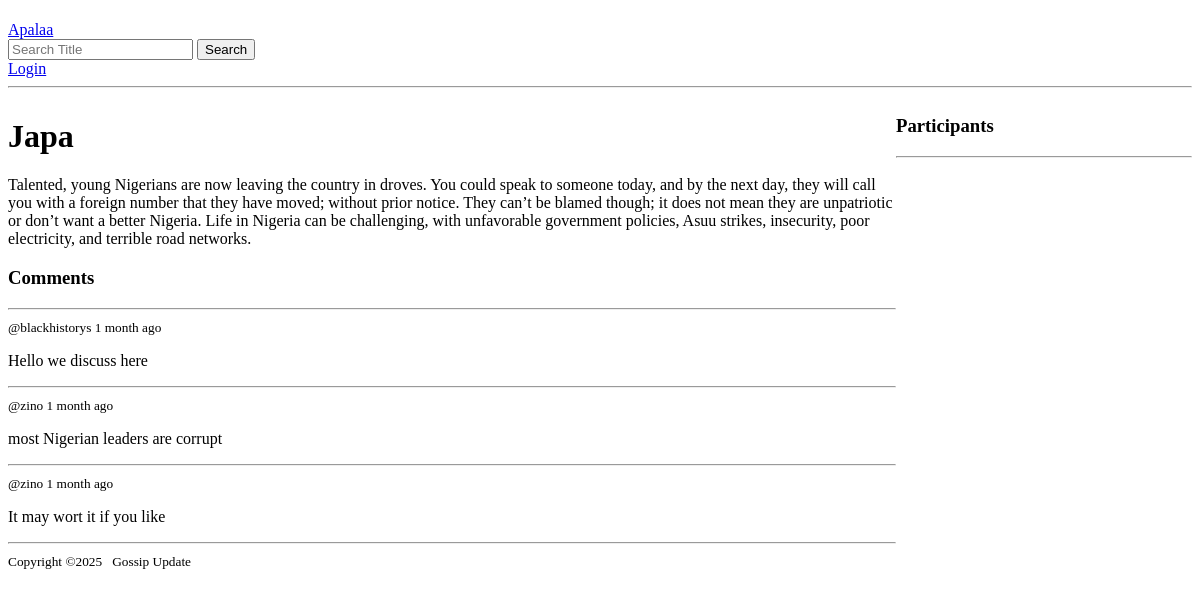
/news/1/, run on an earlier commit of the app's database.
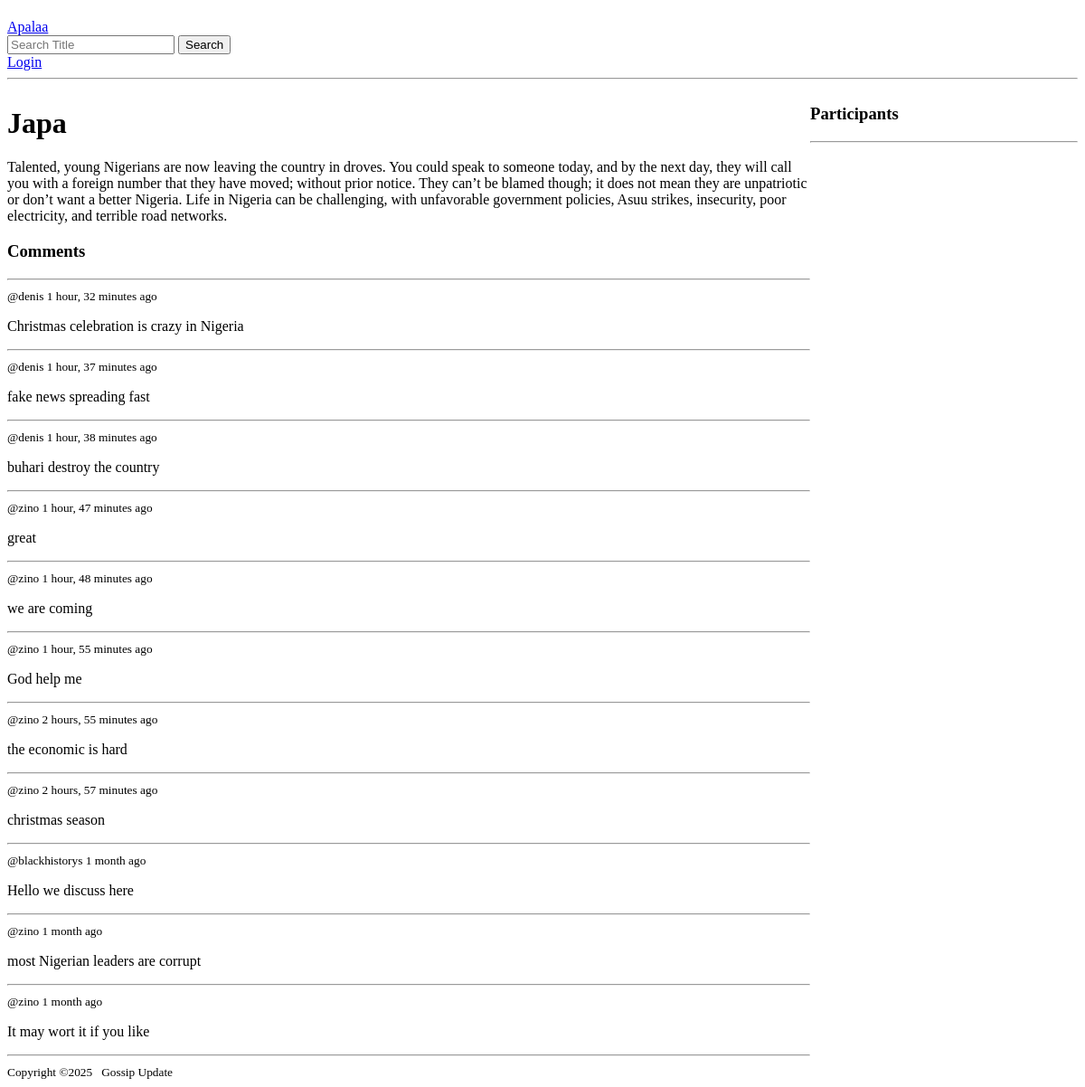
And on a later commit of the database.
### blog/models.py (models this page shows, shortened)
class Comment(models.Model):
    post = models.ForeignKey(Post, related_name='comments', on_delete=models.CASCADE)
    user = models.ForeignKey(User, on_delete=models.CASCADE)
    content = models.TextField()
    created_at = models.DateTimeField(auto_now_add=True)

### blog/views.py (the view, shortened to what this page needs)
# urls.py: path('news/<str:pk>/', views.news, name='news'),
def news(request, pk):
    post = Post.objects.get(id=pk)
    post_meassges = Comment.objects.all().order_by('-created_at')
    participants= post.participants.all() #Bringing all our participant from our models
    context = {"post" : post,
               'post_messages': post_meassges,
               'participants': participants
               }
    return render(request, 'news.html', context=context)

### templates/news.html (shortened to what this page needs)
{% extends "main.html" %}
{% block content %}
<div class="news-container">
    <div>
        <h1>{{post.category.name}}</h1>
        <p>{{post.content}}</p>
        <div class="comment-wrapper">
            <h3>Comments</h3>
            <hr>
            {% for post_message in post_messages %}
            <div>
                <small>@{{post_message.user}} {{post_message.created_at  | timesince }} ago</small>
                <p>{{post_message.content}}</p>
                <hr>
            </div>
            {% endfor %}
        </div>
    </div>
    <div>
        <h3>Participants</h3>
        <hr>
    </div>
</div>
{% endblock content %}

What changed in the data, as far as the page shows it:
added Comment: user "denis", created_at "1 hour, 32 minutes", content "Christmas celebration is crazy in Nigeria"
added Comment: user "denis", created_at "1 hour, 37 minutes", content "fake news spreading fast"
added Comment: user "denis", created_at "1 hour, 38 minutes", content "buhari destroy the country"
added Comment: user "zino", created_at "1 hour, 47 minutes", content "great"
added Comment: user "zino", created_at "1 hour, 48 minutes", content "we are coming"
added Comment: user "zino", created_at "1 hour, 55 minutes", content "God help me"
added Comment: user "zino", created_at "2 hours, 55 minutes", content "the economic is hard"
added Comment: user "zino", created_at "2 hours, 57 minutes", content "christmas season"
